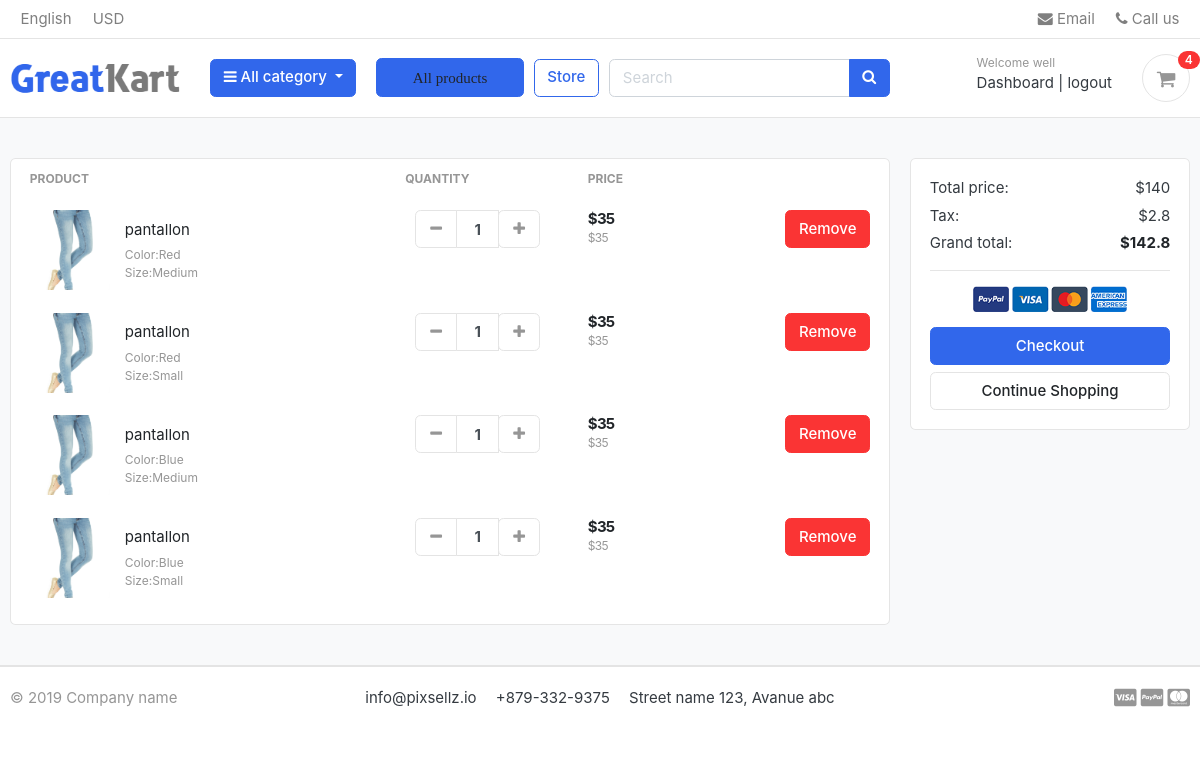
/cart/ (signed in), run on the app's committed database.
### accounts/models.py (models this page shows, shortened)
class Accounts(AbstractBaseUser):
    first_name=models.CharField(max_length=50)
    last_name=models.CharField(max_length=50)
    username=models.CharField(max_length=50, unique=True)
    email=models.EmailField(max_length=100,unique=True)
    phone_number=models.CharField(max_length=50)
    date_join=models.DateTimeField(auto_now_add=True)
    last_login=models.DateTimeField(auto_now_add=True)
    is_admin=models.BooleanField(default=False)
    is_staff=models.BooleanField(default=False)
    is_active=models.BooleanField(default=False)
    is_superadmin=models.BooleanField(default=False)
    USERNAME_FIELD='email'
    REQUIRED_FIELDS=['username','first_name','last_name']
    objects=MyAccountManager()

### carts/models.py (models this page shows, shortened)
class CartItem(models.Model):
    user=models.ForeignKey(Accounts,on_delete=models.CASCADE,null=True)
    product=models.ForeignKey(Product,on_delete=models.CASCADE)
    variations =models.ManyToManyField(Variation,blank=True)
    cart=models.ForeignKey(Cart,on_delete=models.CASCADE,null=True)
    quantity=models.IntegerField()
    is_active=models.BooleanField(default=True)
    def sub_total(self):
        return self.product.price * self.quantity

### store/models.py (models this page shows, shortened)
class Product(models.Model):
    product_name=models.CharField(max_length=50,unique=True)
    slug=models.SlugField(max_length=50,unique=True)
    description=models.TextField(max_length=500,blank=True)
    price=models.IntegerField()
    image=models.ImageField(upload_to='photos/products')
    stock=models.IntegerField()
    is_available=models.BooleanField(default=True)
    category=models.ForeignKey(category,on_delete=models.CASCADE)
    created_date=models.DateTimeField(auto_now_add=True)
    modified_date=models.DateTimeField(auto_now=True)
    def get_url(self):
        return reverse('products_details',args=[self.category.slug,self.slug])

class Variation(models.Model):
        product = models.ForeignKey(Product,on_delete=models.CASCADE)
        variation_category=models.CharField(max_length=100,choices=variation_category_choice)
        variation_value=models.CharField(max_length=100)
        is_active      = models.BooleanField(default=True)
        created_date =models.DateTimeField(auto_now=True)
        objects =VariationManager()

### carts/views.py (the view)
# urls.py: path('cart/',views.cart,name='cart'),
def cart(request, total=0, quantity=0, cart_items=None):
    try:
        tax=0
        grand_total=0
        if request.user.is_authenticated:
            cart_items = CartItem.objects.filter(user=request.user, is_active=True)
        else:
            cart = Cart.objects.get(cart_id=_cart_id(request))
            cart_items = CartItem.objects.filter(cart=cart, is_active=True)
        for cart_item in cart_items:
            total += (cart_item.product.price * cart_item.quantity)
            quantity += cart_item.quantity
        tax=(2*total)/100
        grand_total = total+tax
    except ObjectDoesNotExist:
        pass
    context = {
        'total': total,
        'quantity': quantity,
        'cart_items': cart_items,
        'tax':       tax,
        'grand_total':grand_total
    }
    return render(request, 'cart/cart.html', context)

### carts/context_processors.py (called while the page is built)
def counter(request):
    cart_count=0
    if 'admin' in request.path:
        return {}
    else:
        try:
            cart=Cart.objects.filter(cart_id=_cart_id(request))
            if request.user.is_authenticated:
                cart_items = CartItem.objects.all().filter(user=request.user)
            else:
                cart_items = CartItem.objects.all().filter(cart=cart[:1])
            for cart_item in cart_items:
                cart_count += cart_item.quantity
        except Cart.DoesNotExist:
            cart_count=0
    return dict(cart_count = cart_count)

### carts/views.py (called while the page is built)
def _cart_id(request):
    cart = request.session.session_key
    if not cart:
        request.session.create()
        cart = request.session.session_key
    return cart

### category/context_processor.py (called while the page is built)
def menu_link(request):
    links = category.objects.all()
    return dict(links=links)

### category/models.py (called while the page is built)
    def get_url(self):
        return reverse('products_by_category',args=[self.slug])

### e_commerce/templates/cart/cart.html (shortened to what this page needs)
{% extends "base.html" %}
{% load static %}
{% block content %}
<section class="section-content padding-y bg">
    <div class="container">
   {% if not cart_items %}
    <h2 class="text-center">Your shopping cart is empty</h2>
    <br>
    <div class="text-center">
     <a href="{% url 'store' %}" class="btn btn-primary">Continu Shoping</a>
    </div>
   {% else %}
    <div class="row">
        <aside class="col-lg-9">
    <div class="card">
    <table class="table table-borderless table-shopping-cart">
    <thead class="text-muted">
    <tr class="small text-uppercase">
      <th scope="col">Product</th>
      <th scope="col" width="120">Quantity</th>
      <th scope="col" width="120">Price</th>
      <th scope="col" class="text-right" width="200"> </th>
    </tr>
    </thead>
    <tbody>
        {% for cart_item in cart_items %}
    <tr>
        <td>
            <figure class="itemside align-items-center">
                <div class="aside"><img src="{{ cart_item.product.image.url }}" class="img-sm"></div>
                <figcaption class="info">
                    <a href="{{ cart_item.product.get_url }}" class="title text-dark">{{ cart_item.product.product_name }}</a>
                    <p class="text-muted small">
                        {% if cart_item.variations.all %}
                            {% for item in cart_item.variations.all %}
                            {{ item.variation_category | capfirst}}:{{ item.variation_value | capfirst}}<br>
                            {% endfor %}
                        {% endif %}
                    </p>
                </figcaption>
            </figure>
        </td>
        <td>
                        <div class="col">
                            <div class="input-group input-spinner">
                                <div class="input-group-prepend">
                                <a href="{% url 'remove_cart' cart_item.product.id  cart_item.id %}" class="btn btn-light" type="button" id="button-plus"> <i class="fa fa-minus"></i> </a>
                                </div>
                                <input type="text" class="form-control"  value="{{ cart_item.quantity }}">
                                <div class="input-group-append">
                                <form action="{% url 'add_cart' cart_item.product.id %}"method="POST">
                                    <button class="btn btn-light" type="submit" id="button-minus"> <i class="fa fa-plus"></i> </button>
                                </form>
                                </div>
                                </div>
                            </div>
        </td>
        <td>
            <div class="price-wrap">
                <var class="price">${{ cart_item.sub_total }}</var>
                <small class="text-muted"> ${{ cart_item.product.price  }}</small>
            </div>
        </td>
        <td class="text-right">
            <a href="{% url 'remove_cart_item' cart_item.product.id cart_item.id %}" onclick="return confirm('Are you sure you want to delete this item?')" class="btn btn-danger"> Remove</a>
        </td>
    </tr>
    {% endfor %}
    </tbody>
    </table>
    </div>
        </aside>
        <aside class="col-lg-3">
            <div class="card">
            <div class="card-body">
                <dl class="dlist-align">
                  <dt>Total price:</dt>
                  <dd class="text-right">${{ total }}</dd>
                </dl>
                <dl class="dlist-align">
                  <dt>Tax:</dt>
                  <dd class="text-right"> ${{tax}}</dd>
                </dl>
                <dl class="dlist-align">
                  <dt>Grand total:</dt>
                  <dd class="text-right text-dark b"><strong>${{ grand_total }}</strong></dd>
                </dl>
                <hr>
                <p class="text-center mb-3">
                    <img src="{% static './images/misc/payments.png'%}" height="26">
                </p>
                <a href="{% url 'checkout' %}" class="btn btn-primary btn-block"> Checkout </a>
                <a href="{% url 'store'%}" class="btn btn-light btn-block">Continue Shopping</a>
            </div>
            </div>
    </aside>
    {% endif %}
    </div>
    </div>
    </section>
{% endblock%}

### e_commerce/templates/includes/navbar.html (shortened to what this page needs)
{% load static %}
<header class="section-header">
    <nav class="navbar p-md-0 navbar-expand-sm navbar-light border-bottom">
    <div class="container">
      <div class="collapse navbar-collapse" id="navbarTop4">
        <ul class="navbar-nav mr-auto">
            <li class="nav-item dropdown">
                 <a href="#" class="nav-link">   English </a>
            </li>
            <li class="nav-item dropdown">
                <a href="#" class="nav-link"> USD </a>
            </li>
        </ul>
        <ul class="navbar-nav">
            <li><a href="#" class="nav-link"> <i class="fa fa-envelope"></i> Email </a></li>
            <li><a href="#" class="nav-link"> <i class="fa fa-phone"></i> Call us </a></li>
        </ul>
      </div>
    </div>
    </nav>
    <section class="header-main border-bottom">
        <div class="container">
    <div class="row align-items-center">
        <div class="col-lg-2 col-md-3 col-6">
            <a href="{% url 'home'%}" class="brand-wrap">
                <img class="logo" src="{%static './images/logo.png'%}">
            </a>
        </div>
        <div class="col-lg col-sm col-md col-6 flex-grow-0">
            <div class="category-wrap dropdown d-inline-block float-right">
                <button type="button" class="btn btn-primary dropdown-toggle" data-toggle="dropdown">
                    <i class="fa fa-bars"></i> All category
                </button>
            </div>
        </div>
        <div class="col-lg col-sm col-md col-6 flex-grow-0">
            <div class="category-wrap float-right">
                <button type="button" class="btn btn-primary ">
                    <i class="fa"><a class="dropdown-item" href="{% url 'store'%}">All products</a></i>
                </button>
            </div>
        </div>
        <a href="{% url 'store' %}" class="btn btn-outline-primary">Store</a>
        <div class="col-lg  col-md-6 col-sm-12 col">
            <form action="{% url 'search' %}" class="search" method='GET'>
                <div class="input-group w-100">
                    <input type="text" class="form-control" style="width:60%;" placeholder="Search" name="keyword">
                    <div class="input-group-append">
                      <button class="btn btn-primary" type="submit">
                        <i class="fa fa-search"></i>
                      </button>
                    </div>
                </div>
            </form>
        </div>
        <div class="col-lg-3 col-sm-6 col-8 order-2 order-lg-3">
                    <div class="d-flex justify-content-end mb-3 mb-lg-0">
                        {% if user.id is None %}
                        <div class="widget-header">
                            <small class="title text-muted">Welcome guest!</small>
                            <div>
                                <a href="{% url 'login' %}">Sign in</a> <span class="dark-transp"> | </span>
                                <a href="{% url 'register' %}"> Register</a>
                            </div>
                        </div>
                        {% else %}
                        <div class="widget-header">
                            <small class="title text-muted">Welcome {{ user.first_name }}</small>
                            <div>
                                <a href="{% url 'dashboard'%}">Dashboard</a> <span class="dark-transp"> | </span>
                                <a href="{% url 'logout' %}"> logout</a>
                            </div>
                        </div>
                        {% endif %}
                        <a href="{% url 'cart' %}" class="widget-header pl-3 ml-3">
                            <div class="icon icon-sm rounded-circle border"><i class="fa fa-shopping-cart"></i></div>
                            <span class="badge badge-pill badge-danger notify">{{ cart_count }}</span>
                        </a>
                    </div>
                </div>
    </div>
        </div>
    </section>
    </header>

### e_commerce/static/css/ui.css (style rules this page uses)
html { font-family: "Inter", sans-serif; font-size: 15px; }
.price-wrap { letter-spacing: -0.7px; }
.icon-xs, .icon-sm, .icon-md, .icon-lg { display: inline-block; text-align: center; flex-shrink: 0; flex-grow: 0; }
.icon-sm { width: 48px; height: 48px; line-height: 48px !important; font-size: 20px; }
.img-xs, .img-sm, .img-md, .img-lg { -o-object-fit: cover; object-fit: cover; flex-shrink: 0; flex-grow: 0; }
.img-sm { width: 80px; height: 80px; }
.padding-y { padding-top: 40px; padding-bottom: 40px; }
var { font-style: normal; }
figure { margin-bottom: 0; }
.bg { background-color: #f8f9fa; }
.b { font-weight: 600; }
p:last-child { margin-bottom: 0; }
.header-main { position: relative; padding-top: 1rem; padding-bottom: 1rem; }
.brand-wrap .logo, .navbar-brand .logo { margin-right: 7px; max-height: 42px; display: inline-block; }
.widget-header { display: inline-block; vertical-align: middle; position: relative; }
.widget-header a { color: #343a40; }
.widget-header i { color: #969696; }
.widget-header .title { display: block; }
.widget-header .notify { position: absolute; top: -3px; right: -10px; }
.btn-light { background-color: #fff; border-color: #e4e4e4; }
.btn-light i { color: #969696; }
.itemside { position: relative; display: flex; width: 100%; }
.itemside .aside { position: relative; flex-shrink: 0; }
.itemside .info { padding-left: 15px; padding-right: 7px; }
.itemside p { margin-bottom: 0; }
.itemside .title { display: block; margin-bottom: 5px; color: #212529; }
[class*=dlist-] { margin-bottom: 5px; }
[class*=dlist-] dd { margin-bottom: 0; }
.dlist-align { display: flex; }
.dlist-align dt { width: 150px; word-wrap: break-word; font-weight: normal; }
.dlist-align dd { flex-grow: 1; }
.notify { position: absolute; top: -4px; right: -10px; display: inline-block; padding: 0.25em 0.6em; font-size: 12px; line-height: 1; text-align: center; border-radius: 3rem; color: #fff; background-color: #fa3434; }
.price { font-weight: 600; color: #212529; }
.input-spinner { width: 125px; flex-wrap: nowrap; display: inline-flex; vertical-align: middle; }
.input-spinner input.form-control { text-align: center; max-width: 46px; font-weight: bold; flex-basis: 46px; border-color: #e4e4e4; flex-grow: 0; }
.input-spinner .btn { width: 42px; text-align: center; padding-left: 0.5rem; padding-right: 0.5rem; }
.table-shopping-cart.table td, .table-shopping-cart.table th { padding-left: 1.25rem; padding-right: 1.25rem; }
.table-shopping-cart .price-wrap { line-height: 1.2; }
.table-shopping-cart .price { font-weight: bold; margin-right: 5px; display: block; }

### data on the page
Accounts: first_name "well"
CartItem: product.image (picture), product.product_name "pantallon", quantity "1", sub_total "35", product.price "35"
Variation: variation_category "Color", variation_value "Red"
Variation: variation_category "Size", variation_value "Medium"
CartItem: product.image (picture), product.product_name "pantallon", quantity "1", sub_total "35", product.price "35"
Variation: variation_category "Size", variation_value "Small"
CartItem: product.image (picture), product.product_name "pantallon", quantity "1", sub_total "35", product.price "35"
Variation: variation_category "Color", variation_value "Blue"
CartItem: product.image (picture), product.product_name "pantallon", quantity "1", sub_total "35", product.price "35"

### other printed values
{{ cart_count }} "4"
{{ total }} "140"
{{ tax }} "2.8"
{{ grand_total }} "142.8"
